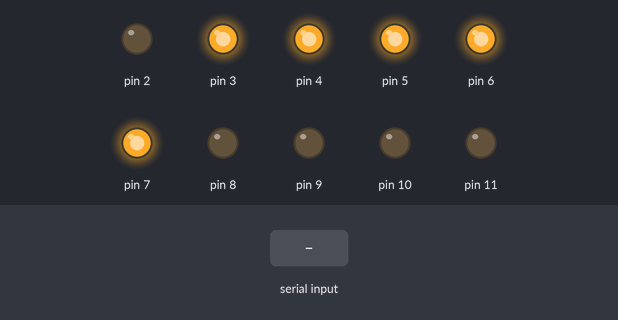
A sketch run on a simulated Arduino Uno, built with avr-gcc and run on an emulated ATmega328P. Parts: output pins drawn as LEDs (lit = HIGH). Dashed ring = blinking. Inputs (shaded band) come from the test bench. What the sketch prints to the serial monitor is not drawn.

Above: at 5.1 s.
6.1 s: "f" received over Serial
At 8.6 s:
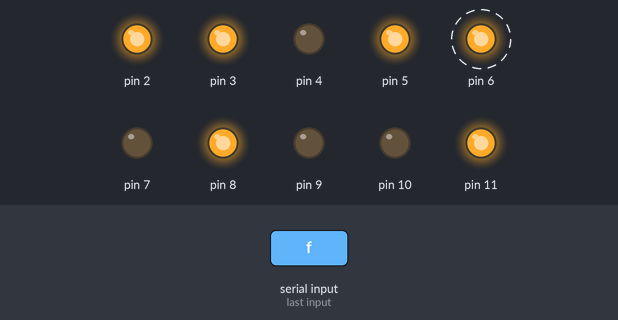
At 10.8 s:
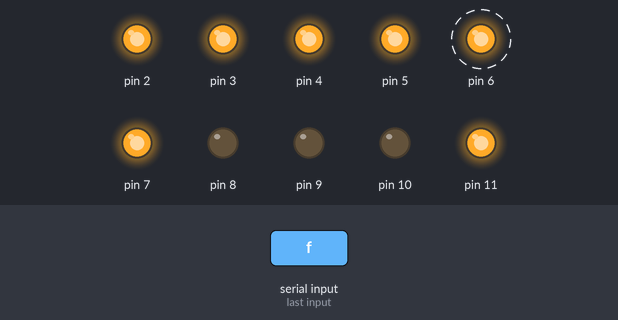
Timing chart, 0 to 14.5 s (numbered marks = the images above; inputs shaded):
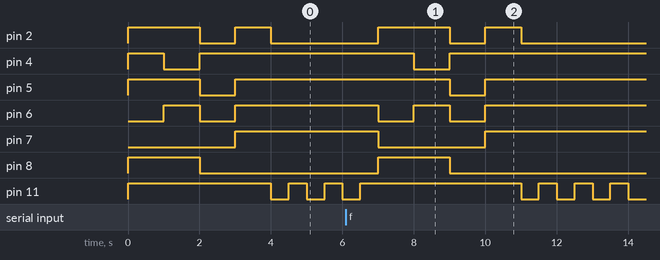

The sketch:

photobooth.ino
```cpp
boolean finish=false;

void setup() {

  pinMode(2, OUTPUT);
  pinMode(3, OUTPUT);
  pinMode(4, OUTPUT);
  pinMode(5, OUTPUT);
  pinMode(6, OUTPUT);
  pinMode(7, OUTPUT);
  pinMode(8, OUTPUT);
  pinMode(9, OUTPUT);
  pinMode(11, OUTPUT);
  pinMode(10, OUTPUT);

  digitalWrite(9, 0);  // start with the "dot" off
  pinMode(0,INPUT);
  Serial.begin(9600);
  digitalWrite(10, HIGH);
  digitalWrite(11, LOW);

 digitalWrite(2, 1);
 digitalWrite(3, 1);
 digitalWrite(4, 0);
 digitalWrite(5, 0);
 digitalWrite(6, 1);
 digitalWrite(7, 1);
 digitalWrite(8, 1);
}

void loop() {
  //waiting for the "GO" signal , from the arduino to start working
 int test = digitalRead(0);
 delay(2);
 int test2 = digitalRead(0);

 if(test==test2 && test==0) {
   digitalWrite(11, HIGH);
   digitalWrite(10, LOW);

 digitalWrite(2, 1);
 digitalWrite(3, 1);
 digitalWrite(4, 1);
 digitalWrite(5, 1);
 digitalWrite(6, 0);
 digitalWrite(7, 0);
 digitalWrite(8, 1);
 delay(1000);
 // write '2'
 digitalWrite(2, 1);
 digitalWrite(3, 1);
 digitalWrite(4, 0);
 digitalWrite(5, 1);
 digitalWrite(6, 1);
 digitalWrite(7, 0);
 digitalWrite(8, 1);
 delay(1000);
 // write '1'
 digitalWrite(2, 0);
 digitalWrite(3, 1);
 digitalWrite(4, 1);
 digitalWrite(5, 0);
 digitalWrite(6, 0);
 digitalWrite(7, 0);
 digitalWrite(8, 0);
 delay(1000);
 // write '0'
 digitalWrite(2, 1);
 digitalWrite(3, 1);
 digitalWrite(4, 1);
 digitalWrite(5, 1);
 digitalWrite(6, 1);
 digitalWrite(7, 1);
 digitalWrite(8, 0);
 delay(1000);
  digitalWrite(2, 0);
 digitalWrite(3, 1);
 digitalWrite(4, 1);
 digitalWrite(5, 1);
 digitalWrite(6, 1);
 digitalWrite(7, 1);
 digitalWrite(8, 0);
   Serial.println('g');
   while(1) {
      digitalWrite(11, LOW);
      delay(500);
      digitalWrite(11, HIGH);
      delay(500);
     if(Serial.read()=='f') {

     finish=true;
     break;
     }
   }
 }

 //After the raspberry finishe it works, it should send a signal to the arduino
 if(finish==true) {
    digitalWrite(2, 1);
 digitalWrite(3, 1);
 digitalWrite(4, 0);
 digitalWrite(5, 0);
 digitalWrite(6, 1);
 digitalWrite(7, 1);
 digitalWrite(8, 1);
    digitalWrite(11, LOW);
   digitalWrite(10, HIGH);
 }
}
```

Measured:
- after the input at 6.1 s, pin 2: LOW → HIGH after 0.90 s, → LOW 2.0 s later, → HIGH 1.0 s later, → LOW 1.0 s later; pin 4: HIGH → LOW after 1.9 s, → HIGH 1.0 s later
- by itself, pin 11: repeats every 1.0 s: LOW 0.50 s, HIGH 0.50 s
